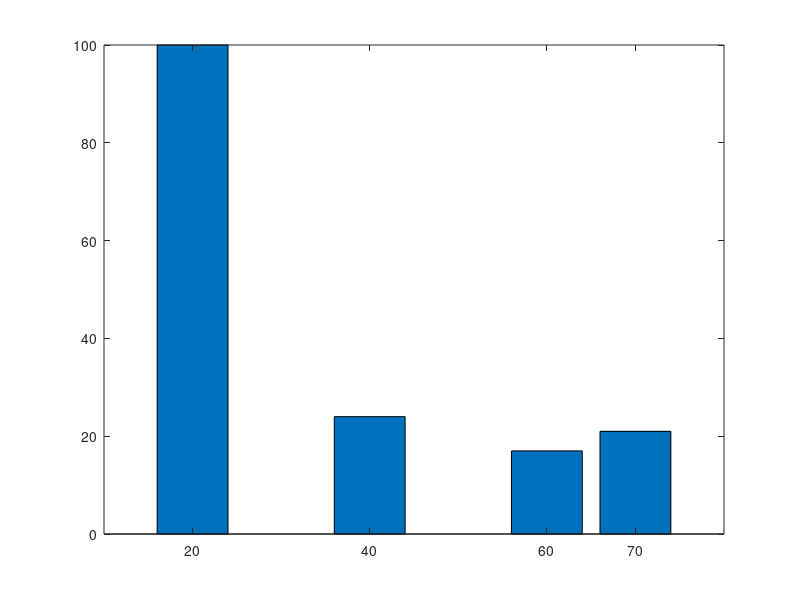

Source code (MATLAB): (Note: this script raises an error after producing the figure.)

%Este script realiza una grafica de dispersion de todos los Dm (en el
%capitulo 2 habla de como se calculan que estan vinculados con el flicker)
%40 veces por dutycycle a su vez tiene superpuesto barras que representa el
%porcentaje de individuos que percibieron flicker por cada dutycycle.
%Tambien calcula los errores tipos 2 de dichas proporciones utilizando la
%funcion del script Report_error_values.m. Este script grafica los
%resultado empiricos para el conjunto de lamparas LED encendidas al mismo tiempo de marcas
%iXED-Vivion-Eco_Friendly-Eco_Friendly, comandads con el dimmer Trailing
%Edge
N=100;
n20p=100;
n40p=24;
n60p=17;
n70p=21;


 
D=[20;40;60;70];
p=[n20p/N;n40p/N;n60p/N;n70p/N];

B=bar(D,p*100);

[b11]=Report_error_values(p(1),p(2),N,N,0.025,'>');
[b21]=Report_error_values(p(2),p(3),N,N,0.025,'>');
[b31]=Report_error_values(p(3),p(4),N,N,0.025,'>');

[b12]=Report_error_values(p(1),p(2),N,N,0.025,'<');
[b22]=Report_error_values(p(2),p(3),N,N,0.025,'<');
[b32]=Report_error_values(p(3),p(4),N,N,0.025,'<');



F=Grafica_punto(20,cell2mat(F_L_C{2,1})*100);
L=Grafica_punto_distinguido(20,mean(cell2mat(F_L_C{2,1}))*100);
Grafica_punto(40,cell2mat(F_L_C{3,1})*100);
Grafica_punto_distinguido(40,mean(cell2mat(F_L_C{3,1}))*100);

Grafica_punto(60,cell2mat(F_L_C{4,1})*100);
Grafica_punto_distinguido(60,mean(cell2mat(F_L_C{4,1}))*100);

Grafica_punto(70,cell2mat(F_L_C{5,1})*100);
Grafica_punto_distinguido(70,mean(cell2mat(F_L_C{5,1}))*100);

xticks([20, 40, 60, 70]);
xticklabels({'20', '40', '60', '70'});
 
hAxesx=xlabel("Duty Cycle (%)");

hAxesy=ylabel("Modulation Depth or Dm (%)");
clear Dm_t_I_3;
clear Dm_t_I_4;
clear Dm_t_I_5;
clear Dm_t_I_6;

legend([B,F,L],"%Users Perceive","Dm","Dm average",'LineWidth',3,'FontSize',30);  

% % % Modificar el tamaño de las etiquetas del eje x e y
set(hAxesx, 'FontSize', 30);

set(hAxesy, 'FontSize', 30);

 
%  % Agrandar los números del eje x
 set(gca, 'FontSize', 30)
    
 % Agrandar los números del eje y
 set(gca, 'FontSize', 30)
  
title("Modulation Depth for lamps #1,#2 and #3 Dimmer TE");
